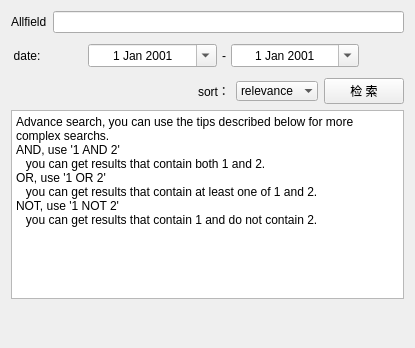
<?xml version="1.0" encoding="UTF-8"?>
<ui version="4.0">
 <class>allfield_search</class>
 <widget class="QWidget" name="allfield_search">
  <property name="geometry">
   <rect>
    <x>0</x>
    <y>0</y>
    <width>415</width>
    <height>348</height>
   </rect>
  </property>
  <property name="windowTitle">
   <string/>
  </property>
  <layout class="QVBoxLayout" name="verticalLayout">
   <item>
    <widget class="QWidget" name="simple_search" native="true">
     <layout class="QHBoxLayout" name="horizontalLayout" stretch="0,3">
      <property name="leftMargin">
       <number>0</number>
      </property>
      <property name="topMargin">
       <number>0</number>
      </property>
      <property name="rightMargin">
       <number>0</number>
      </property>
      <property name="bottomMargin">
       <number>0</number>
      </property>
      <item>
       <widget class="QLabel" name="label">
        <property name="text">
         <string>Allfield</string>
        </property>
       </widget>
      </item>
      <item>
       <widget class="QLineEdit" name="textsearch">
        <property name="styleSheet">
         <string notr="true"/>
        </property>
        <property name="clearButtonEnabled">
         <bool>true</bool>
        </property>
       </widget>
      </item>
     </layout>
    </widget>
   </item>
   <item>
    <widget class="QWidget" name="year" native="true">
     <layout class="QHBoxLayout" name="horizontalLayout_5" stretch="1,0,4,0,4,0">
      <property name="spacing">
       <number>5</number>
      </property>
      <property name="leftMargin">
       <number>0</number>
      </property>
      <property name="topMargin">
       <number>5</number>
      </property>
      <property name="rightMargin">
       <number>5</number>
      </property>
      <property name="bottomMargin">
       <number>5</number>
      </property>
      <item>
       <widget class="QLabel" name="label_2">
        <property name="text">
         <string>date:</string>
        </property>
        <property name="alignment">
         <set>Qt::AlignCenter</set>
        </property>
       </widget>
      </item>
      <item>
       <spacer name="horizontalSpacer">
        <property name="orientation">
         <enum>Qt::Horizontal</enum>
        </property>
        <property name="sizeHint" stdset="0">
         <size>
          <width>40</width>
          <height>20</height>
         </size>
        </property>
       </spacer>
      </item>
      <item>
       <widget class="QDateEdit" name="dateStart">
        <property name="sizePolicy">
         <sizepolicy hsizetype="Preferred" vsizetype="Fixed">
          <horstretch>0</horstretch>
          <verstretch>0</verstretch>
         </sizepolicy>
        </property>
        <property name="wrapping">
         <bool>true</bool>
        </property>
        <property name="frame">
         <bool>true</bool>
        </property>
        <property name="alignment">
         <set>Qt::AlignCenter</set>
        </property>
        <property name="accelerated">
         <bool>false</bool>
        </property>
        <property name="showGroupSeparator" stdset="0">
         <bool>false</bool>
        </property>
        <property name="calendarPopup">
         <bool>true</bool>
        </property>
        <property name="date">
         <date>
          <year>2001</year>
          <month>1</month>
          <day>1</day>
         </date>
        </property>
       </widget>
      </item>
      <item>
       <widget class="QLabel" name="spacer">
        <property name="text">
         <string>-</string>
        </property>
        <property name="alignment">
         <set>Qt::AlignCenter</set>
        </property>
       </widget>
      </item>
      <item>
       <widget class="QDateEdit" name="dateEnd">
        <property name="sizePolicy">
         <sizepolicy hsizetype="Preferred" vsizetype="Fixed">
          <horstretch>0</horstretch>
          <verstretch>0</verstretch>
         </sizepolicy>
        </property>
        <property name="alignment">
         <set>Qt::AlignCenter</set>
        </property>
        <property name="calendarPopup">
         <bool>true</bool>
        </property>
        <property name="date">
         <date>
          <year>2001</year>
          <month>1</month>
          <day>1</day>
         </date>
        </property>
       </widget>
      </item>
      <item>
       <spacer name="horizontalSpacer_2">
        <property name="orientation">
         <enum>Qt::Horizontal</enum>
        </property>
        <property name="sizeHint" stdset="0">
         <size>
          <width>40</width>
          <height>20</height>
         </size>
        </property>
       </spacer>
      </item>
     </layout>
    </widget>
   </item>
   <item>
    <layout class="QHBoxLayout" name="order_send">
     <item>
      <spacer name="horizontalSpacer_4">
       <property name="orientation">
        <enum>Qt::Horizontal</enum>
       </property>
       <property name="sizeHint" stdset="0">
        <size>
         <width>188</width>
         <height>20</height>
        </size>
       </property>
      </spacer>
     </item>
     <item>
      <widget class="QLabel" name="label_3">
       <property name="text">
        <string>sort：</string>
       </property>
      </widget>
     </item>
     <item>
      <widget class="QComboBox" name="order">
       <property name="layoutDirection">
        <enum>Qt::LeftToRight</enum>
       </property>
       <property name="frame">
        <bool>false</bool>
       </property>
       <property name="bc" stdset="0">
        <string>yellow</string>
       </property>
       <item>
        <property name="text">
         <string>relevance</string>
        </property>
       </item>
       <item>
        <property name="text">
         <string>oldest</string>
        </property>
       </item>
       <item>
        <property name="text">
         <string>newest</string>
        </property>
       </item>
      </widget>
     </item>
     <item>
      <widget class="QPushButton" name="buttonSend">
       <property name="sizePolicy">
        <sizepolicy hsizetype="Fixed" vsizetype="Preferred">
         <horstretch>0</horstretch>
         <verstretch>0</verstretch>
        </sizepolicy>
       </property>
       <property name="sizeIncrement">
        <size>
         <width>0</width>
         <height>0</height>
        </size>
       </property>
       <property name="baseSize">
        <size>
         <width>0</width>
         <height>0</height>
        </size>
       </property>
       <property name="text">
        <string> 检 索 </string>
       </property>
       <property name="bc" stdset="0">
        <string>green</string>
       </property>
      </widget>
     </item>
    </layout>
   </item>
   <item>
    <widget class="QTextBrowser" name="textBrowser">
     <property name="verticalScrollBarPolicy">
      <enum>Qt::ScrollBarAlwaysOff</enum>
     </property>
     <property name="horizontalScrollBarPolicy">
      <enum>Qt::ScrollBarAlwaysOff</enum>
     </property>
     <property name="sizeAdjustPolicy">
      <enum>QAbstractScrollArea::AdjustIgnored</enum>
     </property>
     <property name="html">
      <string>&lt;!DOCTYPE HTML PUBLIC &quot;-//W3C//DTD HTML 4.0//EN&quot; &quot;http://www.w3.org/TR/REC-html40/strict.dtd&quot;&gt;
&lt;html&gt;&lt;head&gt;&lt;meta name=&quot;qrichtext&quot; content=&quot;1&quot; /&gt;&lt;style type=&quot;text/css&quot;&gt;
p, li { white-space: pre-wrap; }
&lt;/style&gt;&lt;/head&gt;&lt;body style=&quot; font-family:'SimSun'; font-size:9pt; font-weight:400; font-style:normal;&quot;&gt;
&lt;p style=&quot; margin-top:0px; margin-bottom:0px; margin-left:0px; margin-right:0px; -qt-block-indent:0; text-indent:0px;&quot;&gt;Advance search, you can use the tips described below for more complex searchs.&lt;/p&gt;
&lt;p style=&quot; margin-top:0px; margin-bottom:0px; margin-left:0px; margin-right:0px; -qt-block-indent:0; text-indent:0px;&quot;&gt;AND, use '1 AND 2'&lt;/p&gt;
&lt;p style=&quot; margin-top:0px; margin-bottom:0px; margin-left:0px; margin-right:0px; -qt-block-indent:0; text-indent:0px;&quot;&gt;   you can get results that contain both 1 and 2.&lt;/p&gt;
&lt;p style=&quot; margin-top:0px; margin-bottom:0px; margin-left:0px; margin-right:0px; -qt-block-indent:0; text-indent:0px;&quot;&gt;OR, use '1 OR 2'&lt;/p&gt;
&lt;p style=&quot; margin-top:0px; margin-bottom:0px; margin-left:0px; margin-right:0px; -qt-block-indent:0; text-indent:0px;&quot;&gt;   you can get results that contain at least one of 1 and 2.&lt;/p&gt;
&lt;p style=&quot; margin-top:0px; margin-bottom:0px; margin-left:0px; margin-right:0px; -qt-block-indent:0; text-indent:0px;&quot;&gt;NOT, use '1 NOT 2'&lt;/p&gt;
&lt;p style=&quot; margin-top:0px; margin-bottom:0px; margin-left:0px; margin-right:0px; -qt-block-indent:0; text-indent:0px;&quot;&gt;   you can get results that contain 1 and do not contain 2.&lt;/p&gt;&lt;/body&gt;&lt;/html&gt;</string>
     </property>
    </widget>
   </item>
   <item>
    <spacer name="verticalSpacer">
     <property name="orientation">
      <enum>Qt::Vertical</enum>
     </property>
     <property name="sizeHint" stdset="0">
      <size>
       <width>20</width>
       <height>40</height>
      </size>
     </property>
    </spacer>
   </item>
  </layout>
 </widget>
 <resources/>
 <connections/>
</ui>
